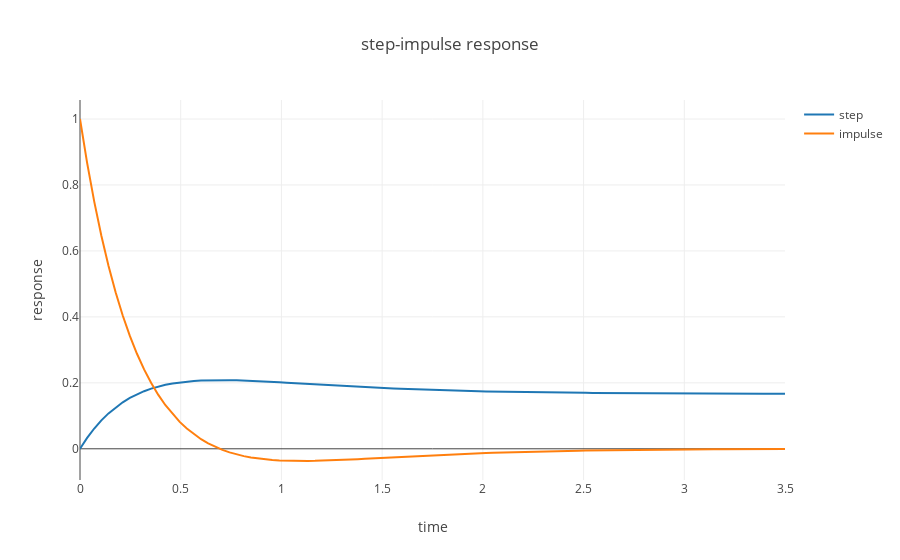

The notebook cell this image was saved under:
### Code cell
data = [
    go.Scatter(
        x=x_step,
        y=y_step,
        name='step'
    ),
    go.Scatter(
        x=x_imp,
        y=y_imp,
        name='impulse'
    ),
]

layout= go.Layout(
    title= 'step-impulse response',
    xaxis= dict(
        title= 'time',
    ),
    yaxis=dict(
        title= 'response',
    ),
    showlegend= True
)
fig= go.Figure(data=data, layout=layout)
iplot(fig)
